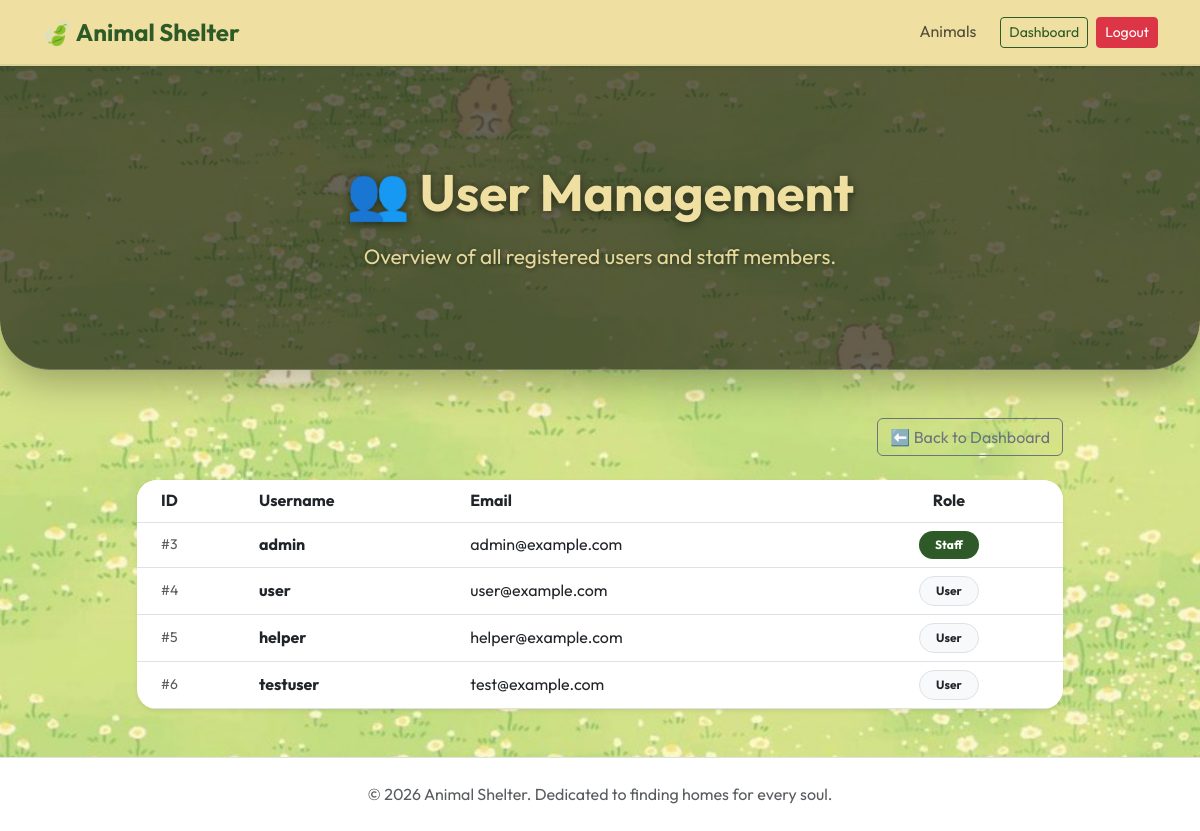
/admin-panel/users/ (signed in), run on the app's committed database.
### pets/models.py (models this page shows)
class User(AbstractUser):
    is_admin = models.BooleanField(default=False)

### pets/views.py (the view)
# urls.py: path('admin-panel/users/', views.admin_users, name='admin_users'),
@admin_required
def admin_users(request):
    users = User.objects.all()
    return render(request, "pets/admin/users.html", {"users": users})

### pets/templates/pets/admin/users.html (shortened to what this page needs)
{% extends "pets/base.html" %}
{% load static %}
{% block content %}
<div class="page-header">
    <div class="container">
        <h2>👥 User Management</h2>
        <p class="mb-0">Overview of all registered users and staff members.</p>
    </div>
</div>
<div class="container my-5">
    <div class="row justify-content-center mb-4">
        <div class="col-lg-10 text-end">
            <a href="{% url 'pets:admin_dashboard' %}" class="btn btn-outline-secondary">
                ⬅️ Back to Dashboard
            </a>
        </div>
    </div>
    <div class="row justify-content-center">
        <div class="col-lg-10">
            <div class="card card-mature shadow-sm border-0">
                <div class="table-responsive">
                    <table class="table table-hover align-middle mb-0">
                        <thead class="bg-light">
                            <tr>
                                <th class="ps-4">ID</th>
                                <th>Username</th>
                                <th>Email</th>
                                <th class="text-center pe-4">Role</th>
                            </tr>
                        </thead>
                        <tbody>
                            {% for user in users %}
                            <tr>
                                <td class="ps-4 text-muted small">#{{ user.id }}</td>
                                <td class="fw-bold">{{ user.username }}</td>
                                <td>{{ user.email|default:"No email provided" }}</td>
                                <td class="text-center pe-4">
                                    {% if user.is_staff %}
                                    <span class="badge bg-primary px-3 py-2 rounded-pill">Staff</span>
                                    {% else %}
                                    <span class="badge bg-light text-dark border px-3 py-2 rounded-pill">User</span>
                                    {% endif %}
                                </td>
                            </tr>
                            {% empty %}
                            <tr>
                                <td colspan="4" class="text-center py-5 text-muted">No users registered yet.</td>
                            </tr>
                            {% endfor %}
                        </tbody>
                    </table>
                </div>
            </div>
        </div>
    </div>
</div>
{% endblock %}

### pets/static/pets/css/main.css (style rules this page uses)
:root { --primary-color: #2d5a27; --accent-color: #e67e22; --text-dark: #2d643d; --text-light: #7f8c8d; --bg-light: #e1d488; --white: #efe0a1; --glass-bg: rgba(24, 84, 23, 0.755); --shadow: 0 4px 20px rgba(0, 0, 0, 0.05); }
body { font-family: 'Outfit', sans-serif; background-image: url("../images/landing_bg.png"); background-size: cover; background-position: center; background-repeat: no-repeat; background-attachment: fixed; color: var(--text-dark); margin: 0; padding: 0; line-height: 1.6; }
a { color: var(--primary-color); text-decoration: none; }
.bg-primary { background-color: var(--primary-color) !important; }
.badge.bg-primary { background-color: var(--primary-color) !important; }
.page-header { background-image: linear-gradient(rgba(0, 0, 0, 0.6), rgba(0, 0, 0, 0.6)), url("../images/landing_bg.png"); background-size: cover; background-position: center; color: var(--white); padding: 6rem 0; margin-bottom: 3rem; text-align: center; border-radius: 0 0 50px 50px; box-shadow: 0 10px 40px rgba(0, 0, 0, 0.3); border-bottom: 1px solid rgba(255, 255, 255, 0.2); position: relative; overflow: hidden; backdrop-filter: none !important; }
.page-header h2 { font-size: 3.2rem; font-weight: 700; margin-bottom: 1rem; color: var(--white) !important; text-shadow: 0 2px 10px rgba(0, 0, 0, 0.5); }
.page-header p { font-size: 1.3rem; color: var(--white); opacity: 0.95; max-width: 600px; margin: 0 auto; text-shadow: 0 1px 5px rgba(0, 0, 0, 0.5); }
.card-mature { background: var(--white); border: none; border-radius: 20px; box-shadow: var(--shadow); transition: transform 0.3s ease, box-shadow 0.3s ease; overflow: hidden; }

### data on the page
User: id "3", username "admin", email "admin@example.com", is_staff "Staff"
User: id "4", username "user", email "user@example.com", is_staff "User"
User: id "5", username "helper", email "helper@example.com", is_staff "User"
User: id "6", username "testuser", email "test@example.com", is_staff "User"
